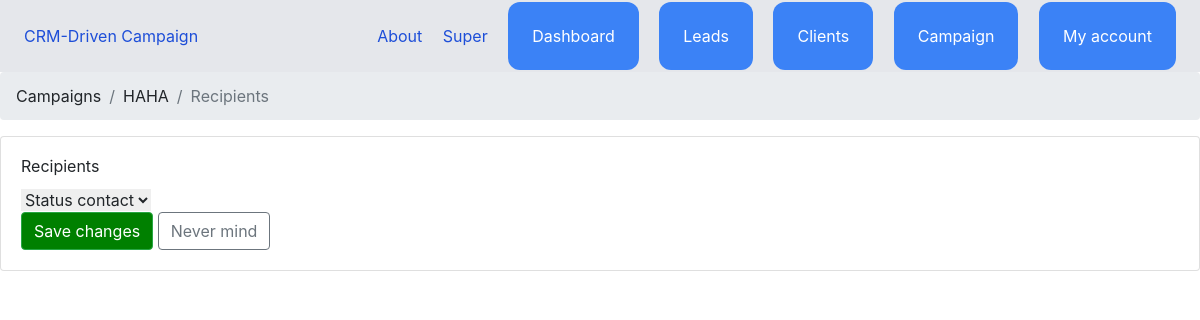
Page /campaign/25/edit/recipients/ (signed in) on the committed database.
### team/models.py (models this page shows, shortened)
class Team(models.Model):
    name = models.CharField(max_length=100)
    members = models.ManyToManyField(User, related_name='teams')
    created_by = models.ForeignKey(User, related_name='created_teams', on_delete=models.CASCADE)
    created_at = models.DateTimeField(auto_now_add=True)
    modified_at = models.DateTimeField(auto_now=True)

### campaigns/models.py (models this page shows, shortened)
class Campaign(models.Model):
    uuid = models.UUIDField(default=uuid.uuid4, unique=True, editable=False)
    name = models.CharField(_('name'), max_length=100)
    campaign_type = models.PositiveSmallIntegerField(
        _('type'),
        choices=CampaignTypes.CHOICES,
        default=CampaignTypes.REGULAR
    )
    mailing_list = models.ForeignKey(
        DynamicFilterExpr,
        on_delete=models.CASCADE,
        verbose_name=_('mailing list'),
        related_name='campaigns',
        null=True,
        blank=True
    )
    status = models.PositiveSmallIntegerField(
        _('status'),
        choices=CampaignStatus.CHOICES,
        default=CampaignStatus.DRAFT,
        db_index=True
    )
    send_date = models.DateTimeField(_('send date'), null=True, blank=True, db_index=True)
    create_date = models.DateTimeField(_('create date'), auto_now_add=True)
    update_date = models.DateTimeField(_('update date'), default=timezone.now)
    recipients_count = models.PositiveIntegerField(default=0)
    track_opens = models.BooleanField(_('track opens'), default=True)
    track_clicks = models.BooleanField(_('track clicks'), default=True)
    unique_opens_count = models.PositiveIntegerField(_('unique opens'), default=0, editable=False)
    total_opens_count = models.PositiveIntegerField(_('total opens'), default=0, editable=False)
    unique_clicks_count = models.PositiveIntegerField(_('unique clicks'), default=0, editable=False)
    total_clicks_count = models.PositiveIntegerField(_('total clicks'), default=0, editable=False)
    open_rate = models.FloatField(_('opens'), default=0.0, editable=False)
    click_rate = models.FloatField(_('clicks'), default=0.0, editable=False)
    __cached_email = None
    class Meta:
        verbose_name = _('campaign')
        verbose_name_plural = _('campaigns')
    def get_absolute_url(self) -> str:
        if self.can_edit:
            return reverse('campaign_edit', kwargs={'pk': self.pk})
        elif self.is_scheduled:
            return reverse('campaign_scheduled', kwargs={'pk': self.pk})
        return reverse('campaign_detail', kwargs={'pk': self.pk})
    @property
    def is_scheduled(self) -> bool:
        return self.status == CampaignStatus.SCHEDULED
    @property
    def can_edit(self) -> bool:
        return self.status == CampaignStatus.DRAFT
    def send(self):
        with transaction.atomic():
            self.send_date = timezone.now()
            self.status = CampaignStatus.QUEUED
            for email in self.emails.select_related('template').all():
                if email.template is not None:
                    email.template.last_used_date = timezone.now()
                    email.template.last_used_campaign_id = self.pk
                    email.template.save()
            self.save()
        send_campaign_task.delay(self.pk)

### campaigns/views.py (the view)
# urls.py: path('<int:pk>/edit/recipients/', views.CampaignEditRecipientsView.as_view(), name='campaign_edit_recipients'),
@method_decorator(login_required, name='dispatch')
class CampaignEditRecipientsView(CampaignMixin, UpdateView):
    model = Campaign
    form_class = CampaignRecipientsForm
    context_object_name = 'campaign'
    template_name = 'campaigns/campaign_edit_recipients.html'

### campaigns/forms.py
class CampaignRecipientsForm(forms.ModelForm):
    class Meta:
        model = Campaign
        fields = ('mailing_list',)
    def __init__(self, *args, **kwargs):
        super().__init__(*args, **kwargs)
        print(DynamicFilterExpr.objects.filter(model="lead.Lead").order_by('name'))
        self.fields['mailing_list'].queryset = DynamicFilterExpr.objects.filter(model="lead.Lead").order_by('name')

### campaigns/views.py (called while the page is built)
    def get_context_data(self, **kwargs):
        kwargs['menu'] = 'campaigns'
        return super().get_context_data(**kwargs)

### dynfilters/models.py (called while the page is built)
    def __str__(self):
        return self.name

### team/context_processors.py (called while the page is built)
def active_team(request):
    if request.user.is_authenticated:
        active_team = None
        if request.user.userprofile.active_team:
            active_team = request.user.userprofile.active_team
        else:
            active_team = Team.objects.filter(created_by = request.user)[0]
    else:
        active_team = None
    return { 'active_team': active_team}

### campaigns/templates/campaigns/campaign_edit_recipients.html (shortened to what this page needs)
{% extends 'core/base.html' %}
{% load crispy_forms_filters i18n %}
{% block content %}
  <nav aria-label="breadcrumb">
    <ol class="breadcrumb">
      <li class="breadcrumb-item"><a href="{% url 'campaigns' %}">{% trans 'Campaigns' %}</a></li>
      <li class="breadcrumb-item"><a href="{% url 'campaign_edit' campaign.pk %}">{{ campaign.name }}</a></li>
      <li class="breadcrumb-item active" aria-current="page">{% trans 'Recipients' %}</li>
    </ol>
  </nav>
  <div class="card mb-3">
    <div class="card-body">
      <h2 class="card-title">{% trans 'Recipients' %}</h2>
      <form method="post" novalidate>
        <div class="form-row">
          <div class="col">
            {{ form.mailing_list }}
          </div>
        </div>
        <button type="submit" class="btn btn-success" style="background-color: green; color: white;" role="button">{% trans 'Save changes' %}</button>
        <a href="{{ campaign.get_absolute_url }}" class="btn btn-outline-secondary" role="button">{% trans 'Never mind' %}</a>
      </form>
    </div>
  </div>
{% endblock %}

### core/templates/core/partials/nav.html
<nav class="py-6 px-6 flex justify-between bg-gray-200">
    <a href="/" class="text-blue-700">CRM-Driven Campaign</a>
        <div class="space-x-4">
            <a href="{% url 'about' %}" class="text-blue-700">About</a>
            {% if request.user.is_authenticated %}
            <a href="{% url 'team:detail' active_team.id %}" class="text-blue-700">{{ active_team.name }}</a>
            <a href="{% url 'dashboard:index' %}" class="py-4 px-6 bg-blue-500 rounded-xl text-white">Dashboard</a>
            <a href="{% url 'leads:list' %}" class="py-4 px-6 bg-blue-500 rounded-xl text-white">Leads</a>
            <a href="{% url 'clients:list' %}" class="py-4 px-6 bg-blue-500 rounded-xl text-white">Clients</a>
            <a href="{% url 'campaigns' %}" class="py-4 px-6 bg-blue-500 rounded-xl text-white">Campaign</a>
            <a href="{% url 'userprofile:myaccount' %}" class="py-4 px-6 bg-blue-500 rounded-xl text-white">My account</a>
            {% else %}
            <a href="{% url 'login' %}" class="py-4 px-6 bg-blue-600 rounded-xl text-white">Login</a>
            <a href="{% url 'userprofile:signup' %}" class="py-4 px-6 bg-blue-400 rounded-xl text-white">Sign up</a>
            {% endif %}
        </div>
</nav>

### rows in the picture
Team: name "Super"
Campaign: name "HAHA", mailing_list "Status contact"
